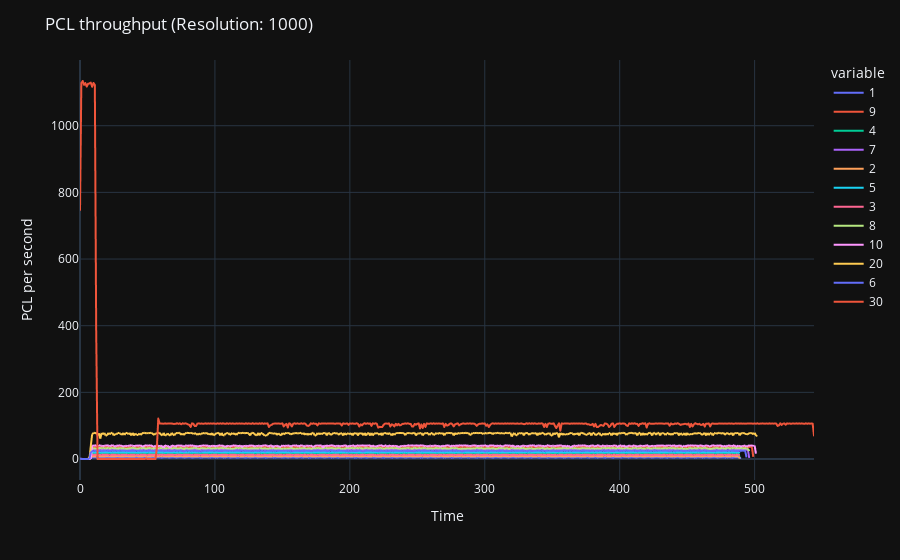
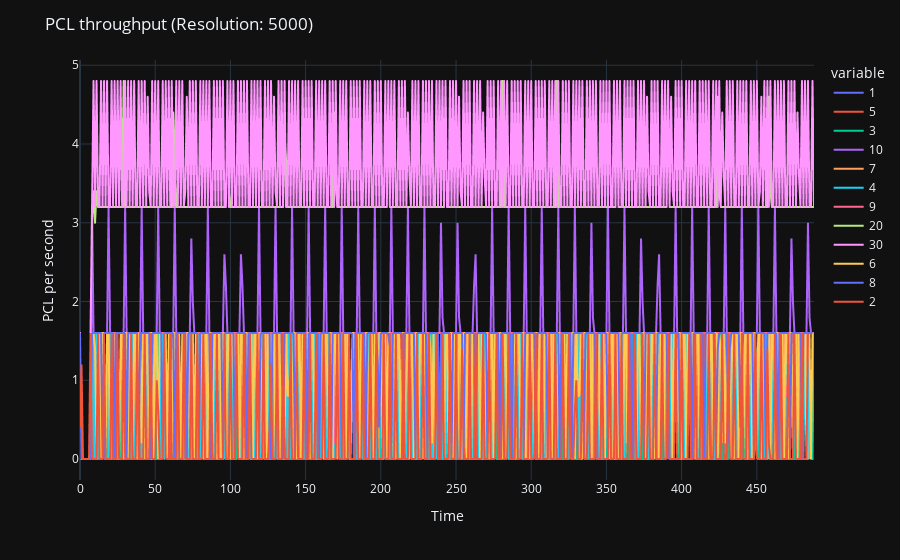
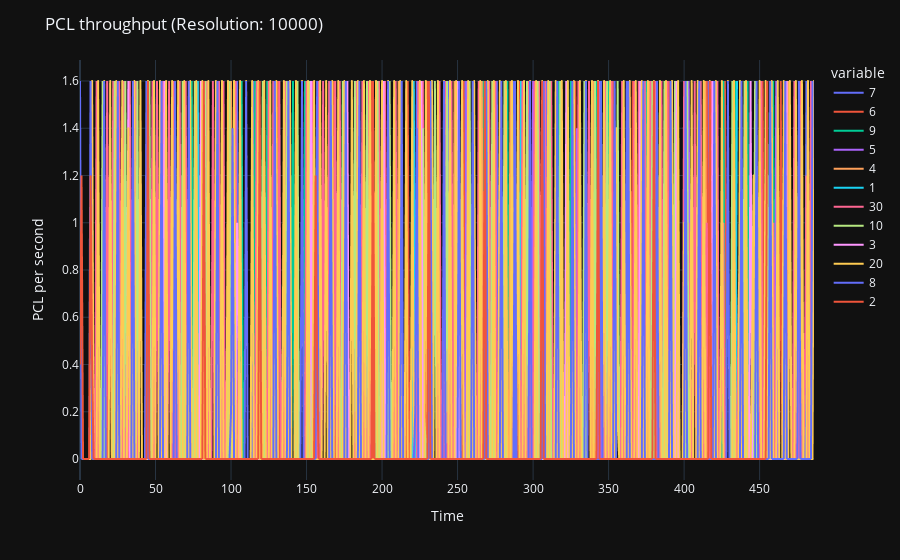

The code cell stored with these charts, in order, in its notebook:
### Code cell
import plotly.express as px

for resolution in sorted(response_time.keys()):
    queue_df = pd.DataFrame.from_dict(response_time[resolution])
    fig = px.line(queue_df, x=queue_df.index, y=queue_df.columns)
    fig.update_layout(title=f'PCL throughput (Resolution: {resolution})', xaxis_title='Time', yaxis_title='PCL per second', yaxis_type='linear')
    fig.show()

### Figure 1 — Plotly figure (JSON) as saved in the notebook; plotly's stock layout.template omitted (floating-point values rounded to 4 significant figures; data arrays with more than 128 entries replaced by an {"elided": "..."} marker saying what was removed)
{"data": [{"hovertemplate": "variable=1<br>index=%{x}<br>value=%{y}<extra></extra>", "legendgroup": "1", "line": {"color": "#636efa", "dash": "solid"}, "marker": {"symbol": "circle"}, "mode": "lines", "name": "1", "showlegend": true, "x": {"elided": "545 int values"}, "xaxis": "x", "y": {"elided": "545 float values"}, "yaxis": "y", "type": "scattergl"}, {"hovertemplate": "variable=9<br>index=%{x}<br>value=%{y}<extra></extra>", "legendgroup": "9", "line": {"color": "#EF553B", "dash": "solid"}, "marker": {"symbol": "circle"}, "mode": "lines", "name": "9", "showlegend": true, "x": {"elided": "545 int values"}, "xaxis": "x", "y": {"elided": "545 float values"}, "yaxis": "y", "type": "scattergl"}, {"hovertemplate": "variable=4<br>index=%{x}<br>value=%{y}<extra></extra>", "legendgroup": "4", "line": {"color": "#00cc96", "dash": "solid"}, "marker": {"symbol": "circle"}, "mode": "lines", "name": "4", "showlegend": true, "x": {"elided": "545 int values"}, "xaxis": "x", "y": {"elided": "545 float values"}, "yaxis": "y", "type": "scattergl"}, {"hovertemplate": "variable=7<br>index=%{x}<br>value=%{y}<extra></extra>", "legendgroup": "7", "line": {"color": "#ab63fa", "dash": "solid"}, "marker": {"symbol": "circle"}, "mode": "lines", "name": "7", "showlegend": true, "x": {"elided": "545 int values"}, "xaxis": "x", "y": {"elided": "545 float values"}, "yaxis": "y", "type": "scattergl"}, {"hovertemplate": "variable=2<br>index=%{x}<br>value=%{y}<extra></extra>", "legendgroup": "2", "line": {"color": "#FFA15A", "dash": "solid"}, "marker": {"symbol": "circle"}, "mode": "lines", "name": "2", "showlegend": true, "x": {"elided": "545 int values"}, "xaxis": "x", "y": {"elided": "545 float values"}, "yaxis": "y", "type": "scattergl"}, {"hovertemplate": "variable=5<br>index=%{x}<br>value=%{y}<extra></extra>", "legendgroup": "5", "line": {"color": "#19d3f3", "dash": "solid"}, "marker": {"symbol": "circle"}, "mode": "lines", "name": "5", "showlegend": true, "x": {"elided": "545 int values"}, "xaxis": "x", "y": {"elided": "545 float values"}, "yaxis": "y", "type": "scattergl"}, {"hovertemplate": "variable=3<br>index=%{x}<br>value=%{y}<extra></extra>", "legendgroup": "3", "line": {"color": "#FF6692", "dash": "solid"}, "marker": {"symbol": "circle"}, "mode": "lines", "name": "3", "showlegend": true, "x": {"elided": "545 int values"}, "xaxis": "x", "y": {"elided": "545 float values"}, "yaxis": "y", "type": "scattergl"}, {"hovertemplate": "variable=8<br>index=%{x}<br>value=%{y}<extra></extra>", "legendgroup": "8", "line": {"color": "#B6E880", "dash": "solid"}, "marker": {"symbol": "circle"}, "mode": "lines", "name": "8", "showlegend": true, "x": {"elided": "545 int values"}, "xaxis": "x", "y": {"elided": "545 float values"}, "yaxis": "y", "type": "scattergl"}, {"hovertemplate": "variable=10<br>index=%{x}<br>value=%{y}<extra></extra>", "legendgroup": "10", "line": {"color": "#FF97FF", "dash": "solid"}, "marker": {"symbol": "circle"}, "mode": "lines", "name": "10", "showlegend": true, "x": {"elided": "545 int values"}, "xaxis": "x", "y": {"elided": "545 float values"}, "yaxis": "y", "type": "scattergl"}, {"hovertemplate": "variable=20<br>index=%{x}<br>value=%{y}<extra></extra>", "legendgroup": "20", "line": {"color": "#FECB52", "dash": "solid"}, "marker": {"symbol": "circle"}, "mode": "lines", "name": "20", "showlegend": true, "x": {"elided": "545 int values"}, "xaxis": "x", "y": {"elided": "545 float values"}, "yaxis": "y", "type": "scattergl"}, {"hovertemplate": "variable=6<br>index=%{x}<br>value=%{y}<extra></extra>", "legendgroup": "6", "line": {"color": "#636efa", "dash": "solid"}, "marker": {"symbol": "circle"}, "mode": "lines", "name": "6", "showlegend": true, "x": {"elided": "545 int values"}, "xaxis": "x", "y": {"elided": "545 float values"}, "yaxis": "y", "type": "scattergl"}, {"hovertemplate": "variable=30<br>index=%{x}<br>value=%{y}<extra></extra>", "legendgroup": "30", "line": {"color": "#EF553B", "dash": "solid"}, "marker": {"symbol": "circle"}, "mode": "lines", "name": "30", "showlegend": true, "x": {"elided": "545 int values"}, "xaxis": "x", "y": {"elided": "545 float values"}, "yaxis": "y", "type": "scattergl"}], "layout": {"xaxis": {"anchor": "y", "domain": [0.0, 1.0], "title": {"text": "Time"}}, "yaxis": {"anchor": "x", "domain": [0.0, 1.0], "title": {"text": "PCL per second"}, "type": "linear"}, "legend": {"title": {"text": "variable"}, "tracegroupgap": 0}, "margin": {"t": 60}, "title": {"text": "PCL throughput (Resolution: 1000)"}}}

### Figure 2 — Plotly figure (JSON) as saved in the notebook; plotly's stock layout.template omitted (floating-point values rounded to 4 significant figures; data arrays with more than 128 entries replaced by an {"elided": "..."} marker saying what was removed)
{"data": [{"hovertemplate": "variable=1<br>index=%{x}<br>value=%{y}<extra></extra>", "legendgroup": "1", "line": {"color": "#636efa", "dash": "solid"}, "marker": {"symbol": "circle"}, "mode": "lines", "name": "1", "showlegend": true, "x": {"elided": "489 int values"}, "xaxis": "x", "y": {"elided": "489 float values"}, "yaxis": "y", "type": "scattergl"}, {"hovertemplate": "variable=5<br>index=%{x}<br>value=%{y}<extra></extra>", "legendgroup": "5", "line": {"color": "#EF553B", "dash": "solid"}, "marker": {"symbol": "circle"}, "mode": "lines", "name": "5", "showlegend": true, "x": {"elided": "489 int values"}, "xaxis": "x", "y": {"elided": "489 float values"}, "yaxis": "y", "type": "scattergl"}, {"hovertemplate": "variable=3<br>index=%{x}<br>value=%{y}<extra></extra>", "legendgroup": "3", "line": {"color": "#00cc96", "dash": "solid"}, "marker": {"symbol": "circle"}, "mode": "lines", "name": "3", "showlegend": true, "x": {"elided": "489 int values"}, "xaxis": "x", "y": {"elided": "489 float values"}, "yaxis": "y", "type": "scattergl"}, {"hovertemplate": "variable=10<br>index=%{x}<br>value=%{y}<extra></extra>", "legendgroup": "10", "line": {"color": "#ab63fa", "dash": "solid"}, "marker": {"symbol": "circle"}, "mode": "lines", "name": "10", "showlegend": true, "x": {"elided": "489 int values"}, "xaxis": "x", "y": {"elided": "489 float values"}, "yaxis": "y", "type": "scattergl"}, {"hovertemplate": "variable=7<br>index=%{x}<br>value=%{y}<extra></extra>", "legendgroup": "7", "line": {"color": "#FFA15A", "dash": "solid"}, "marker": {"symbol": "circle"}, "mode": "lines", "name": "7", "showlegend": true, "x": {"elided": "489 int values"}, "xaxis": "x", "y": {"elided": "489 float values"}, "yaxis": "y", "type": "scattergl"}, {"hovertemplate": "variable=4<br>index=%{x}<br>value=%{y}<extra></extra>", "legendgroup": "4", "line": {"color": "#19d3f3", "dash": "solid"}, "marker": {"symbol": "circle"}, "mode": "lines", "name": "4", "showlegend": true, "x": {"elided": "489 int values"}, "xaxis": "x", "y": {"elided": "489 float values"}, "yaxis": "y", "type": "scattergl"}, {"hovertemplate": "variable=9<br>index=%{x}<br>value=%{y}<extra></extra>", "legendgroup": "9", "line": {"color": "#FF6692", "dash": "solid"}, "marker": {"symbol": "circle"}, "mode": "lines", "name": "9", "showlegend": true, "x": {"elided": "489 int values"}, "xaxis": "x", "y": {"elided": "489 float values"}, "yaxis": "y", "type": "scattergl"}, {"hovertemplate": "variable=20<br>index=%{x}<br>value=%{y}<extra></extra>", "legendgroup": "20", "line": {"color": "#B6E880", "dash": "solid"}, "marker": {"symbol": "circle"}, "mode": "lines", "name": "20", "showlegend": true, "x": {"elided": "489 int values"}, "xaxis": "x", "y": {"elided": "489 float values"}, "yaxis": "y", "type": "scattergl"}, {"hovertemplate": "variable=30<br>index=%{x}<br>value=%{y}<extra></extra>", "legendgroup": "30", "line": {"color": "#FF97FF", "dash": "solid"}, "marker": {"symbol": "circle"}, "mode": "lines", "name": "30", "showlegend": true, "x": {"elided": "489 int values"}, "xaxis": "x", "y": {"elided": "489 float values"}, "yaxis": "y", "type": "scattergl"}, {"hovertemplate": "variable=6<br>index=%{x}<br>value=%{y}<extra></extra>", "legendgroup": "6", "line": {"color": "#FECB52", "dash": "solid"}, "marker": {"symbol": "circle"}, "mode": "lines", "name": "6", "showlegend": true, "x": {"elided": "489 int values"}, "xaxis": "x", "y": {"elided": "489 float values"}, "yaxis": "y", "type": "scattergl"}, {"hovertemplate": "variable=8<br>index=%{x}<br>value=%{y}<extra></extra>", "legendgroup": "8", "line": {"color": "#636efa", "dash": "solid"}, "marker": {"symbol": "circle"}, "mode": "lines", "name": "8", "showlegend": true, "x": {"elided": "489 int values"}, "xaxis": "x", "y": {"elided": "489 float values"}, "yaxis": "y", "type": "scattergl"}, {"hovertemplate": "variable=2<br>index=%{x}<br>value=%{y}<extra></extra>", "legendgroup": "2", "line": {"color": "#EF553B", "dash": "solid"}, "marker": {"symbol": "circle"}, "mode": "lines", "name": "2", "showlegend": true, "x": {"elided": "489 int values"}, "xaxis": "x", "y": {"elided": "489 float values"}, "yaxis": "y", "type": "scattergl"}], "layout": {"xaxis": {"anchor": "y", "domain": [0.0, 1.0], "title": {"text": "Time"}}, "yaxis": {"anchor": "x", "domain": [0.0, 1.0], "title": {"text": "PCL per second"}, "type": "linear"}, "legend": {"title": {"text": "variable"}, "tracegroupgap": 0}, "margin": {"t": 60}, "title": {"text": "PCL throughput (Resolution: 5000)"}}}

### Figure 3 — Plotly figure (JSON) as saved in the notebook; plotly's stock layout.template omitted (floating-point values rounded to 4 significant figures; data arrays with more than 128 entries replaced by an {"elided": "..."} marker saying what was removed)
{"data": [{"hovertemplate": "variable=7<br>index=%{x}<br>value=%{y}<extra></extra>", "legendgroup": "7", "line": {"color": "#636efa", "dash": "solid"}, "marker": {"symbol": "circle"}, "mode": "lines", "name": "7", "showlegend": true, "x": {"elided": "487 int values"}, "xaxis": "x", "y": {"elided": "487 float values"}, "yaxis": "y", "type": "scattergl"}, {"hovertemplate": "variable=6<br>index=%{x}<br>value=%{y}<extra></extra>", "legendgroup": "6", "line": {"color": "#EF553B", "dash": "solid"}, "marker": {"symbol": "circle"}, "mode": "lines", "name": "6", "showlegend": true, "x": {"elided": "487 int values"}, "xaxis": "x", "y": {"elided": "487 float values"}, "yaxis": "y", "type": "scattergl"}, {"hovertemplate": "variable=9<br>index=%{x}<br>value=%{y}<extra></extra>", "legendgroup": "9", "line": {"color": "#00cc96", "dash": "solid"}, "marker": {"symbol": "circle"}, "mode": "lines", "name": "9", "showlegend": true, "x": {"elided": "487 int values"}, "xaxis": "x", "y": {"elided": "487 float values"}, "yaxis": "y", "type": "scattergl"}, {"hovertemplate": "variable=5<br>index=%{x}<br>value=%{y}<extra></extra>", "legendgroup": "5", "line": {"color": "#ab63fa", "dash": "solid"}, "marker": {"symbol": "circle"}, "mode": "lines", "name": "5", "showlegend": true, "x": {"elided": "487 int values"}, "xaxis": "x", "y": {"elided": "487 float values"}, "yaxis": "y", "type": "scattergl"}, {"hovertemplate": "variable=4<br>index=%{x}<br>value=%{y}<extra></extra>", "legendgroup": "4", "line": {"color": "#FFA15A", "dash": "solid"}, "marker": {"symbol": "circle"}, "mode": "lines", "name": "4", "showlegend": true, "x": {"elided": "487 int values"}, "xaxis": "x", "y": {"elided": "487 float values"}, "yaxis": "y", "type": "scattergl"}, {"hovertemplate": "variable=1<br>index=%{x}<br>value=%{y}<extra></extra>", "legendgroup": "1", "line": {"color": "#19d3f3", "dash": "solid"}, "marker": {"symbol": "circle"}, "mode": "lines", "name": "1", "showlegend": true, "x": {"elided": "487 int values"}, "xaxis": "x", "y": {"elided": "487 float values"}, "yaxis": "y", "type": "scattergl"}, {"hovertemplate": "variable=30<br>index=%{x}<br>value=%{y}<extra></extra>", "legendgroup": "30", "line": {"color": "#FF6692", "dash": "solid"}, "marker": {"symbol": "circle"}, "mode": "lines", "name": "30", "showlegend": true, "x": {"elided": "487 int values"}, "xaxis": "x", "y": {"elided": "487 float values"}, "yaxis": "y", "type": "scattergl"}, {"hovertemplate": "variable=10<br>index=%{x}<br>value=%{y}<extra></extra>", "legendgroup": "10", "line": {"color": "#B6E880", "dash": "solid"}, "marker": {"symbol": "circle"}, "mode": "lines", "name": "10", "showlegend": true, "x": {"elided": "487 int values"}, "xaxis": "x", "y": {"elided": "487 float values"}, "yaxis": "y", "type": "scattergl"}, {"hovertemplate": "variable=3<br>index=%{x}<br>value=%{y}<extra></extra>", "legendgroup": "3", "line": {"color": "#FF97FF", "dash": "solid"}, "marker": {"symbol": "circle"}, "mode": "lines", "name": "3", "showlegend": true, "x": {"elided": "487 int values"}, "xaxis": "x", "y": {"elided": "487 float values"}, "yaxis": "y", "type": "scattergl"}, {"hovertemplate": "variable=20<br>index=%{x}<br>value=%{y}<extra></extra>", "legendgroup": "20", "line": {"color": "#FECB52", "dash": "solid"}, "marker": {"symbol": "circle"}, "mode": "lines", "name": "20", "showlegend": true, "x": {"elided": "487 int values"}, "xaxis": "x", "y": {"elided": "487 float values"}, "yaxis": "y", "type": "scattergl"}, {"hovertemplate": "variable=8<br>index=%{x}<br>value=%{y}<extra></extra>", "legendgroup": "8", "line": {"color": "#636efa", "dash": "solid"}, "marker": {"symbol": "circle"}, "mode": "lines", "name": "8", "showlegend": true, "x": {"elided": "487 int values"}, "xaxis": "x", "y": {"elided": "487 float values"}, "yaxis": "y", "type": "scattergl"}, {"hovertemplate": "variable=2<br>index=%{x}<br>value=%{y}<extra></extra>", "legendgroup": "2", "line": {"color": "#EF553B", "dash": "solid"}, "marker": {"symbol": "circle"}, "mode": "lines", "name": "2", "showlegend": true, "x": {"elided": "487 int values"}, "xaxis": "x", "y": {"elided": "487 float values"}, "yaxis": "y", "type": "scattergl"}], "layout": {"xaxis": {"anchor": "y", "domain": [0.0, 1.0], "title": {"text": "Time"}}, "yaxis": {"anchor": "x", "domain": [0.0, 1.0], "title": {"text": "PCL per second"}, "type": "linear"}, "legend": {"title": {"text": "variable"}, "tracegroupgap": 0}, "margin": {"t": 60}, "title": {"text": "PCL throughput (Resolution: 10000)"}}}
